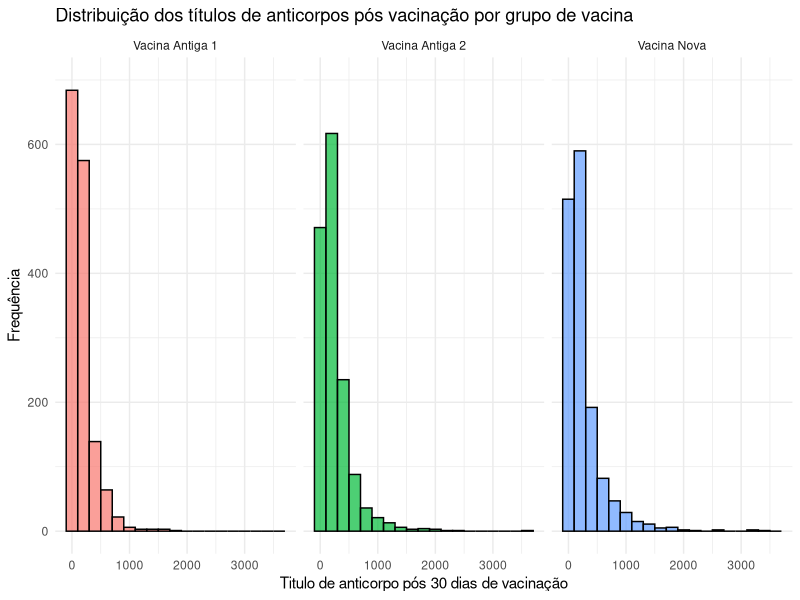
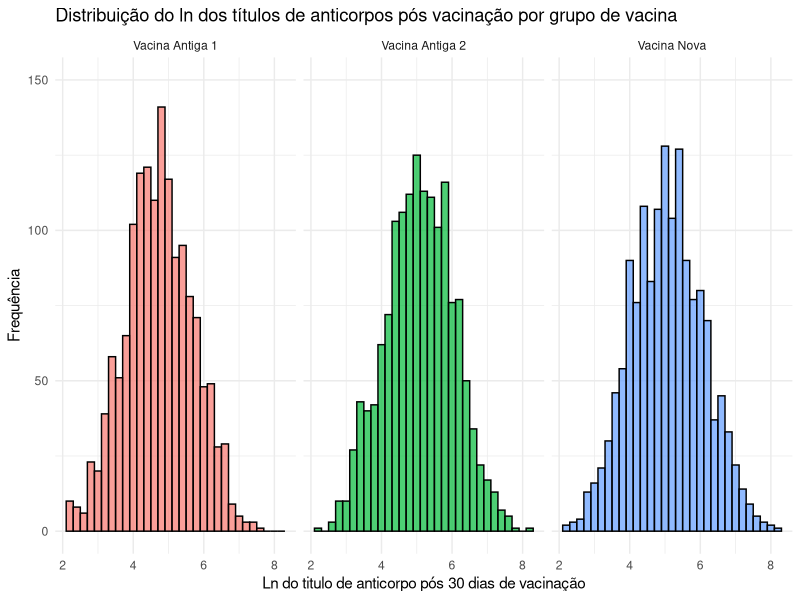
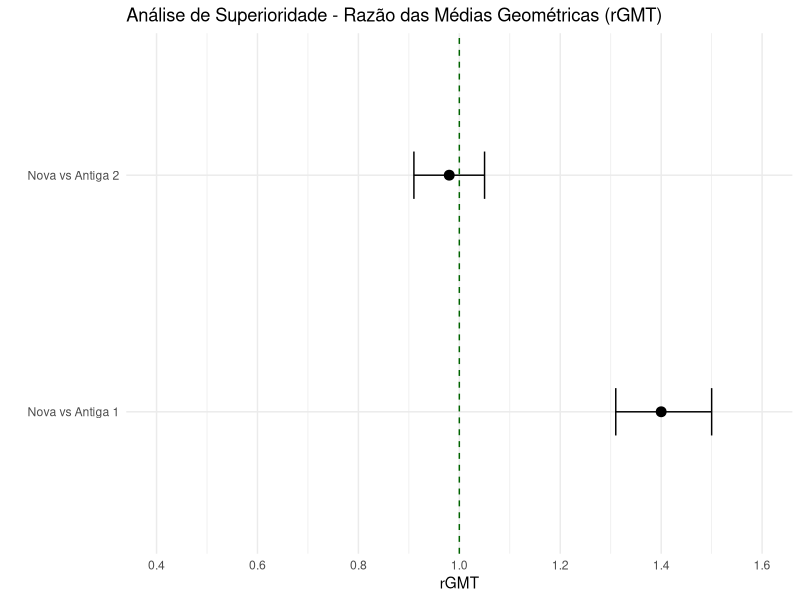
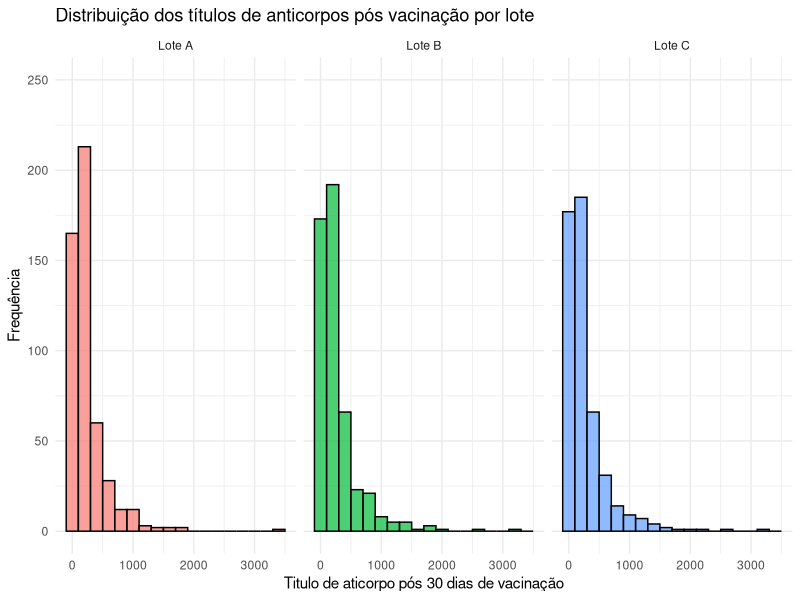
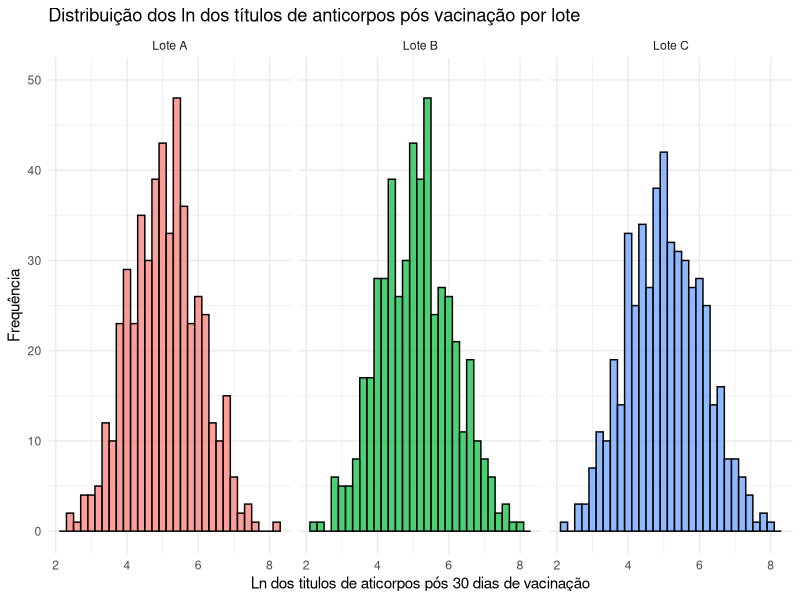
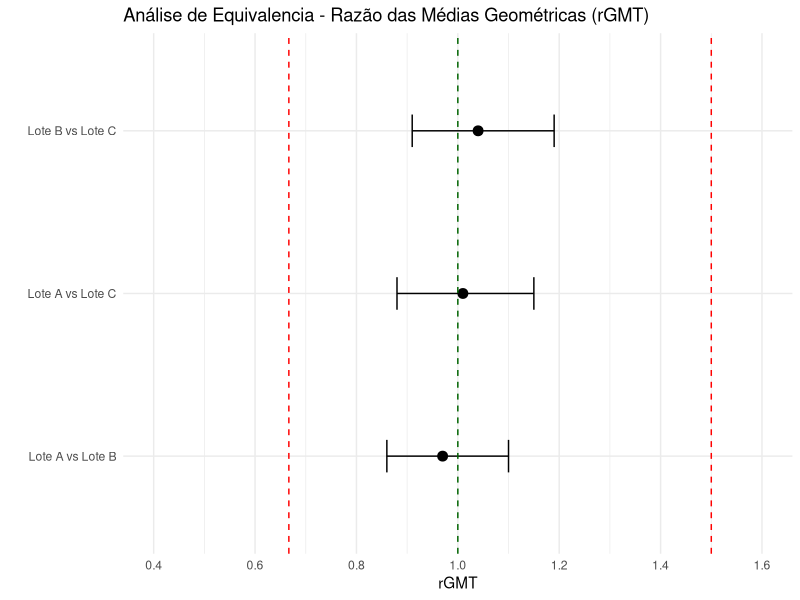

Source code (R) for these figures, in order:
# Instalacao dos pacotes necessarios
install.packages("tidyverse") #manipulacao e visualizacao de dados
install.packages("broom") #formatacao de resultados

# Carregando os pacotes
library(tidyverse)
library(broom)

# Definicao do tamanho amostral por grupo (Vacina Nova, Antiga 1 e Antiga 2)
n <- 1500


#SUPERIORIDADE#####

# Funcao para gerar valores de titulos 
gerar_gmt_seed <- function(n, meanlog, sdlog = 1, seed) {
  set.seed(seed)
  valores <- rlnorm(n, meanlog = meanlog, sdlog = sdlog)
  valores_truncados <- pmin(pmax(valores, 9), 3779)
  round(valores_truncados, 0)
}

# Simulacao de dados para três grupos de vacina
grupo1 <- data.frame(
  ID = 1:n,
  Vacina = rep("Vacina Nova", n),
  titulo_pos = gerar_gmt_seed(n, meanlog = 5.1, seed = 5570)
)

grupo2 <- data.frame(
  ID = (n + 1):(2 * n),
  Vacina = rep("Vacina Antiga 1", n),
  titulo_pos = gerar_gmt_seed(n, meanlog = 4.7, seed = 5571)
)

grupo3 <- data.frame(
  ID = (2 * n + 1):(3 * n),
  Vacina = rep("Vacina Antiga 2", n),
  titulo_pos = gerar_gmt_seed(n, meanlog = 5.07, seed = 5572)
)

#Criacao do Banco Tutorial contendo as informacoes das 3 vacinas
banco_tutorial <- bind_rows(grupo1, grupo2, grupo3)
banco_tutorial$ln_titulo_pos <- log(banco_tutorial$titulo_pos) #Aplicacao da transformacao logaritmica nos titulos

# Histograma dos titulos de anticorpos por vacina recebida
hist1 <- ggplot(banco_tutorial, aes(x = titulo_pos, fill = Vacina)) +
  geom_histogram(binwidth = 200, color = "black", alpha = 0.7, position = "identity") +
  facet_wrap(~ Vacina) +
  scale_y_continuous(limits = c(0, 700))+
  labs(
    title = "Distribuição dos títulos de anticorpos pós vacinação por grupo de vacina",
    x = "Titulo de anticorpo pós 30 dias de vacinação",
    y = "Frequência"
  ) +
  theme_minimal() +
  theme(legend.position = "none")
hist1

# Histograma dos ln dos titulos de anticorpos por vacina recebida
hist2 <- ggplot(banco_tutorial, aes(x = ln_titulo_pos, fill = Vacina)) +
  geom_histogram(binwidth = 0.2, color = "black", alpha = 0.7, position = "identity") +
  facet_wrap(~ Vacina) +
  scale_y_continuous(limits = c(0, 150))+
  labs(
    title = "Distribuição do ln dos títulos de anticorpos pós vacinação por grupo de vacina",
    x = "Ln do titulo de anticorpo pós 30 dias de vacinação",
    y = "Frequência"
  ) +
  theme_minimal() +
  theme(legend.position = "none")
hist2


# Tabela com médias e IC95% dos títulos de anticorpos por grupo de vacina
tabela_descritiva1 <- banco_tutorial %>%
  group_by(Vacina) %>%
  summarise(
    resultado = list(t.test(ln_titulo_pos)),
    .groups = "drop"
  ) %>%
  mutate(tidy_resultado = map(resultado, broom::tidy)) %>%
  unnest(tidy_resultado) %>%
  transmute(
    Vacina,
    media = formatC(exp(estimate), format = "f", digits = 2),
    `IC95%` = paste0("[", formatC(exp(conf.low), format = "f", digits = 2), 
                     " – ", formatC(exp(conf.high), format = "f", digits = 2), "]")
  )

print(tabela_descritiva1)


# Razao das GMT e IC95% por grupo de vacina
rgmt_ant1 <- t.test(
  banco_tutorial$ln_titulo_pos[banco_tutorial$Vacina == "Vacina Nova"] -
    banco_tutorial$ln_titulo_pos[banco_tutorial$Vacina == "Vacina Antiga 1"]
)

rgmt_ant2 <- t.test(
  banco_tutorial$ln_titulo_pos[banco_tutorial$Vacina == "Vacina Nova"] -
    banco_tutorial$ln_titulo_pos[banco_tutorial$Vacina == "Vacina Antiga 2"]
)

tab_rgmt <- data.frame(
  Comparação = c("Nova vs Antiga 1", "Nova vs Antiga 2"),
  rGMT = round(exp(c(rgmt_ant1$estimate, rgmt_ant2$estimate)),2),
  IC_inf = round(exp(c(rgmt_ant1$conf.int[1], rgmt_ant2$conf.int[1])),2),
  IC_sup = round(exp(c(rgmt_ant1$conf.int[2], rgmt_ant2$conf.int[2])),2)
)

print(tab_rgmt)

# Gráfico da rGMT das vacinas
graf1<-ggplot(tab_rgmt, aes(y = Comparação, x = rGMT)) +
  geom_point(size = 3) +
  geom_errorbarh(aes(xmin = IC_inf, xmax = IC_sup), height = 0.2) +
  geom_vline(xintercept = 1, linetype = "dashed", color = "darkgreen") +
  #geom_vline(xintercept = 2/3, linetype = "dashed", color = "red") +
  #geom_vline(xintercept = 3/2, linetype = "dashed", color = "red") +
  scale_x_continuous(
    limits = c(0.4, 1.6),
    breaks = seq(0.4, 1.6, by = 0.2)
  ) +
  labs(
    title = "Análise de Superioridade - Razão das Médias Geométricas (rGMT)",
    x = "rGMT",
    y = ""
  ) +
  theme_minimal()
graf1


#EQUIVALENCIA####
# Simulacao de alocacao dos individuos da "Vacina Nova" em 3 lotes

set.seed(64)
lotes_nova <- sample(rep(c("Lote A", "Lote B", "Lote C"), each = 500))

banco_tutorial$lote <- NA_character_
banco_tutorial$lote[banco_tutorial$Vacina == "Vacina Nova"] <- lotes_nova

# Histograma dos titulos por Lote
hist3 <- ggplot(filter(banco_tutorial, !is.na(lote)), aes(x = titulo_pos, fill = lote)) +
  geom_histogram(binwidth = 200, color = "black", alpha = 0.7, position = "identity") +
  facet_wrap(~ lote) +
  scale_y_continuous(limits = c(0, 250))+
    labs(
    title = "Distribuição dos títulos de anticorpos pós vacinação por lote",
    x = "Titulo de aticorpo pós 30 dias de vacinação",
    y = "Frequência"
  ) +
  theme_minimal() +
  theme(legend.position = "none")

hist3


# Histograma dos logaritmos dos titulos por Lote
hist4 <- ggplot(filter(banco_tutorial, !is.na(lote)), aes(x = ln_titulo_pos, fill = lote)) +
  geom_histogram(binwidth = 0.2, color = "black", alpha = 0.7, position = "identity") +
  facet_wrap(~ lote) +
  scale_y_continuous(limits = c(0, 50))+
    labs(
    title = "Distribuição dos ln dos títulos de anticorpos pós vacinação por lote",
    x = "Ln dos titulos de aticorpos pós 30 dias de vacinação",
    y = "Frequência"
  ) +
  theme_minimal() +
  theme(legend.position = "none")

hist4

# Tabela com médias dos titulos e IC95% por Lote
tabela_descritiva2 <- filter(banco_tutorial, !is.na(lote)) %>%
  group_by(lote) %>%
  summarise(
    resultado = list(t.test(ln_titulo_pos)),
    .groups = "drop"
  ) %>%
  mutate(tidy_resultado = map(resultado, broom::tidy)) %>%
  unnest(tidy_resultado) %>%
  transmute(
    lote,
    media = formatC(exp(estimate), format = "f", digits = 2),
    `IC95%` = paste0("[", formatC(exp(conf.low), format = "f", digits = 2), 
                     " – ", formatC(exp(conf.high), format = "f", digits = 2), "]")
  )

print(tabela_descritiva2)


# tabela do rGMT e IC95% por lote
rgmt_lote_ab <- t.test(
  banco_tutorial$ln_titulo_pos[banco_tutorial$lote == "Lote A"] -
    banco_tutorial$ln_titulo_pos[banco_tutorial$lote == "Lote B"]
)

rgmt_lote_ac <- t.test(
  banco_tutorial$ln_titulo_pos[banco_tutorial$lote == "Lote A"] -
    banco_tutorial$ln_titulo_pos[banco_tutorial$lote == "Lote C"]
)

rgmt_lote_bc <- t.test(
  banco_tutorial$ln_titulo_pos[banco_tutorial$lote == "Lote B"] -
    banco_tutorial$ln_titulo_pos[banco_tutorial$lote == "Lote C"]
)


tab_rgmt_lote <- data.frame(
  Comparação = c("Lote A vs Lote B", "Lote A vs Lote C", "Lote B vs Lote C"),
  rGMT = round(exp(c(rgmt_lote_ab$estimate, rgmt_lote_ac$estimate, rgmt_lote_bc$estimate)),2),
  IC_inf = round(exp(c(rgmt_lote_ab$conf.int[1], rgmt_lote_ac$conf.int[1], rgmt_lote_bc$conf.int[1])),2),
  IC_sup = round(exp(c(rgmt_lote_ab$conf.int[2], rgmt_lote_ac$conf.int[2], rgmt_lote_bc$conf.int[2])),2)
)

print(tab_rgmt_lote)


# Gráfico da rGMT por lote
graf2<-ggplot(tab_rgmt_lote, aes(y = Comparação, x = rGMT)) +
  geom_point(size = 3) +
  geom_errorbarh(aes(xmin = IC_inf, xmax = IC_sup), height = 0.2) +
  geom_vline(xintercept = 1, linetype = "dashed", color = "darkgreen") +
  geom_vline(xintercept = 2/3, linetype = "dashed", color = "red") +
  geom_vline(xintercept = 3/2, linetype = "dashed", color = "red") +
  scale_x_continuous(
    limits = c(0.4, 1.6),
    breaks = seq(0.4, 1.6, by = 0.2)
  ) +
  labs(
    title = "Análise de Equivalencia - Razão das Médias Geométricas (rGMT)",
    x = "rGMT",
    y = ""
  ) +
  theme_minimal()
graf2

